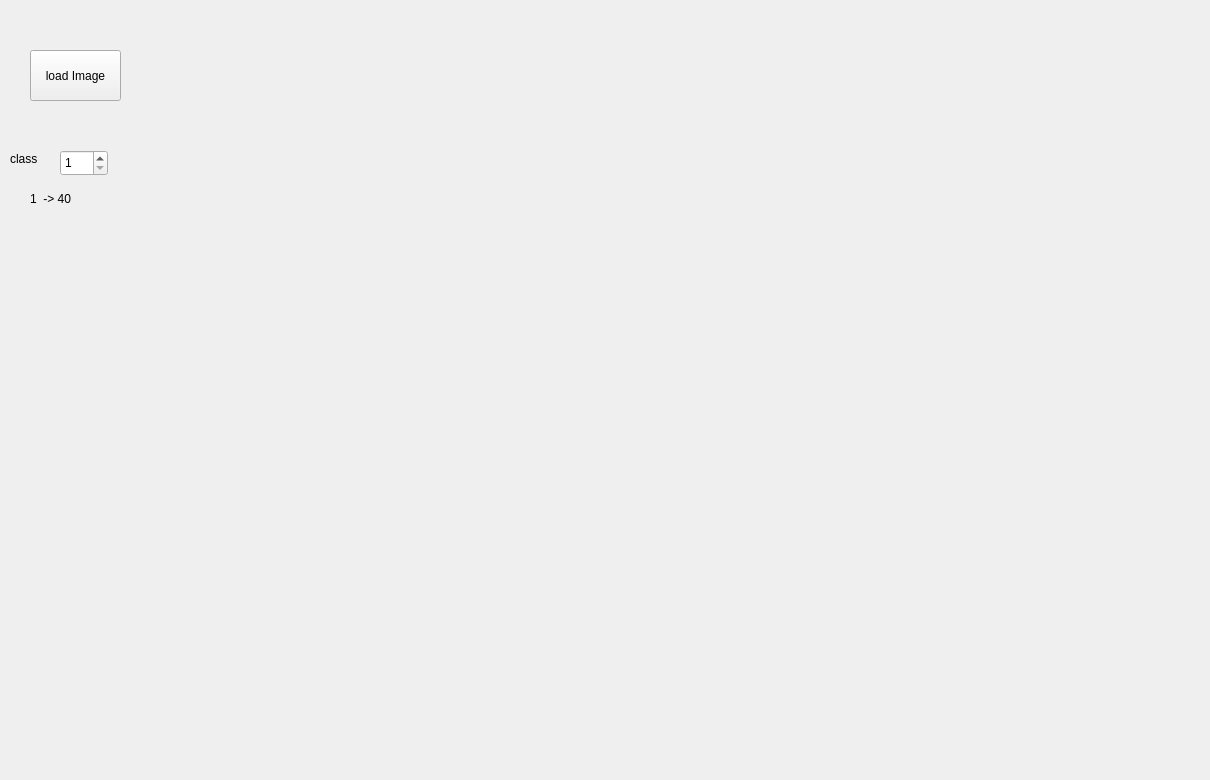
      <widget class="QWidget" name="tab_4">
       <attribute name="title">
        <string>ROC</string>
       </attribute>
       <widget class="QPushButton" name="faceRecog">
        <property name="geometry">
         <rect>
          <x>30</x>
          <y>50</y>
          <width>91</width>
          <height>51</height>
         </rect>
        </property>
        <property name="text">
         <string>load Image</string>
        </property>
       </widget>
       <widget class="QCustomPlot" name="widget_5" native="true">
        <property name="geometry">
         <rect>
          <x>140</x>
          <y>30</y>
          <width>1061</width>
          <height>741</height>
         </rect>
        </property>
       </widget>
       <widget class="QSpinBox" name="class_Name">
        <property name="geometry">
         <rect>
          <x>60</x>
          <y>150</y>
          <width>48</width>
          <height>26</height>
         </rect>
        </property>
        <property name="minimum">
         <number>1</number>
        </property>
       </widget>
       <widget class="QLabel" name="label_34">
        <property name="geometry">
         <rect>
          <x>10</x>
          <y>150</y>
          <width>67</width>
          <height>17</height>
         </rect>
        </property>
        <property name="text">
         <string>class</string>
        </property>
       </widget>
       <widget class="QLabel" name="label_35">
        <property name="geometry">
         <rect>
          <x>30</x>
          <y>190</y>
          <width>67</width>
          <height>17</height>
         </rect>
        </property>
        <property name="text">
         <string>1  -&gt; 40</string>
        </property>
       </widget>
      </widget>
